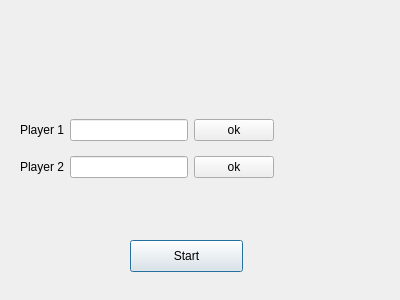
<?xml version="1.0" encoding="UTF-8"?>
<ui version="4.0">
 <class>New_Game</class>
 <widget class="QDialog" name="New_Game">
  <property name="geometry">
   <rect>
    <x>0</x>
    <y>0</y>
    <width>400</width>
    <height>300</height>
   </rect>
  </property>
  <property name="windowTitle">
   <string>Dialog</string>
  </property>
  <widget class="QPushButton" name="pushButton_3">
   <property name="geometry">
    <rect>
     <x>130</x>
     <y>240</y>
     <width>113</width>
     <height>32</height>
    </rect>
   </property>
   <property name="text">
    <string>Start</string>
   </property>
  </widget>
  <widget class="QWidget" name="">
   <property name="geometry">
    <rect>
     <x>20</x>
     <y>110</y>
     <width>254</width>
     <height>78</height>
    </rect>
   </property>
   <layout class="QVBoxLayout" name="verticalLayout">
    <item>
     <layout class="QHBoxLayout" name="horizontalLayout">
      <item>
       <widget class="QLabel" name="label">
        <property name="text">
         <string>Player 1</string>
        </property>
       </widget>
      </item>
      <item>
       <widget class="QLineEdit" name="lineEdit_player1"/>
      </item>
      <item>
       <widget class="QPushButton" name="pushButton_player1">
        <property name="text">
         <string>ok</string>
        </property>
       </widget>
      </item>
     </layout>
    </item>
    <item>
     <layout class="QHBoxLayout" name="horizontalLayout_2">
      <item>
       <widget class="QLabel" name="label_2">
        <property name="text">
         <string>Player 2</string>
        </property>
       </widget>
      </item>
      <item>
       <widget class="QLineEdit" name="lineEdit_player2"/>
      </item>
      <item>
       <widget class="QPushButton" name="pushButton_player2">
        <property name="text">
         <string>ok</string>
        </property>
       </widget>
      </item>
     </layout>
    </item>
   </layout>
  </widget>
 </widget>
 <resources/>
 <connections/>
</ui>
